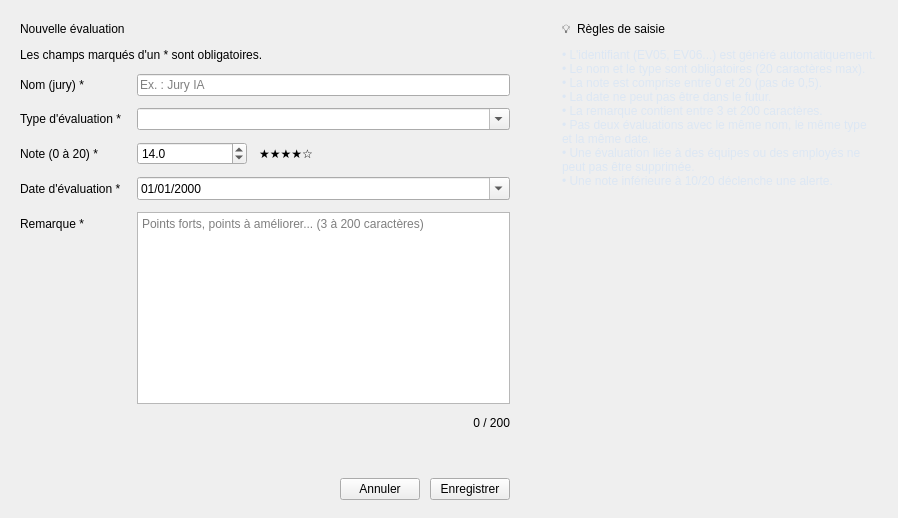
                <widget class="QWidget" name="pageFormulaire">
                 <layout class="QHBoxLayout" name="layoutPageFormulaire" stretch="3,2">
                  <property name="spacing">
                   <number>14</number>
                  </property>
                  <property name="leftMargin">
                   <number>0</number>
                  </property>
                  <property name="topMargin">
                   <number>4</number>
                  </property>
                  <property name="rightMargin">
                   <number>0</number>
                  </property>
                  <property name="bottomMargin">
                   <number>0</number>
                  </property>
                  <item>
                   <widget class="QFrame" name="frameFormulaire">
                    <property name="role" stdset="0">
                     <string>card</string>
                    </property>
                    <layout class="QVBoxLayout" name="layoutFormulaire">
                     <property name="spacing">
                      <number>12</number>
                     </property>
                     <property name="leftMargin">
                      <number>20</number>
                     </property>
                     <property name="topMargin">
                      <number>18</number>
                     </property>
                     <property name="rightMargin">
                      <number>20</number>
                     </property>
                     <property name="bottomMargin">
                      <number>18</number>
                     </property>
                     <item>
                      <widget class="QLabel" name="lblTitreFormulaire">
                       <property name="role" stdset="0">
                        <string>sectionTitle</string>
                       </property>
                       <property name="text">
                        <string>Nouvelle évaluation</string>
                       </property>
                      </widget>
                     </item>
                     <item>
                      <widget class="QLabel" name="lblSousTitreFormulaire">
                       <property name="role" stdset="0">
                        <string>muted</string>
                       </property>
                       <property name="text">
                        <string>Les champs marqués d'un * sont obligatoires.</string>
                       </property>
                      </widget>
                     </item>
                     <item>
                      <layout class="QFormLayout" name="layoutChamps">
                       <property name="labelAlignment">
                        <set>Qt::AlignLeft|Qt::AlignVCenter</set>
                       </property>
                       <property name="horizontalSpacing">
                        <number>16</number>
                       </property>
                       <property name="verticalSpacing">
                        <number>12</number>
                       </property>
                       <item row="0" column="0">
                        <widget class="QLabel" name="lblNom">
                         <property name="role" stdset="0">
                          <string>champ</string>
                         </property>
                         <property name="text">
                          <string>Nom (jury) *</string>
                         </property>
                        </widget>
                       </item>
                       <item row="0" column="1">
                        <widget class="QLineEdit" name="leNom">
                         <property name="maxLength">
                          <number>20</number>
                         </property>
                         <property name="placeholderText">
                          <string>Ex. : Jury IA</string>
                         </property>
                        </widget>
                       </item>
                       <item row="1" column="0">
                        <widget class="QLabel" name="lblType">
                         <property name="role" stdset="0">
                          <string>champ</string>
                         </property>
                         <property name="text">
                          <string>Type d'évaluation *</string>
                         </property>
                        </widget>
                       </item>
                       <item row="1" column="1">
                        <widget class="QComboBox" name="cbType">
                         <property name="editable">
                          <bool>true</bool>
                         </property>
                        </widget>
                       </item>
                       <item row="2" column="0">
                        <widget class="QLabel" name="lblNote">
                         <property name="role" stdset="0">
                          <string>champ</string>
                         </property>
                         <property name="text">
                          <string>Note (0 à 20) *</string>
                         </property>
                        </widget>
                       </item>
                       <item row="2" column="1">
                        <layout class="QHBoxLayout" name="layoutNote">
                         <property name="spacing">
                          <number>12</number>
                         </property>
                         <item>
                          <widget class="QDoubleSpinBox" name="dsbNote">
                           <property name="minimumSize">
                            <size>
                             <width>110</width>
                             <height>0</height>
                            </size>
                           </property>
                           <property name="decimals">
                            <number>1</number>
                           </property>
                           <property name="minimum">
                            <double>0.000000000000000</double>
                           </property>
                           <property name="maximum">
                            <double>20.000000000000000</double>
                           </property>
                           <property name="singleStep">
                            <double>0.500000000000000</double>
                           </property>
                           <property name="value">
                            <double>14.000000000000000</double>
                           </property>
                          </widget>
                         </item>
                         <item>
                          <widget class="QLabel" name="lblEtoilesForm">
                           <property name="role" stdset="0">
                            <string>stars</string>
                           </property>
                           <property name="text">
                            <string>★★★★☆</string>
                           </property>
                          </widget>
                         </item>
                         <item>
                          <spacer name="spacerNote">
                           <property name="orientation">
                            <enum>Qt::Horizontal</enum>
                           </property>
                           <property name="sizeHint" stdset="0">
                            <size>
                             <width>10</width>
                             <height>10</height>
                            </size>
                           </property>
                          </spacer>
                         </item>
                        </layout>
                       </item>
                       <item row="3" column="0">
                        <widget class="QLabel" name="lblDate">
                         <property name="role" stdset="0">
                          <string>champ</string>
                         </property>
                         <property name="text">
                          <string>Date d'évaluation *</string>
                         </property>
                        </widget>
                       </item>
                       <item row="3" column="1">
                        <widget class="QDateEdit" name="deDate">
                         <property name="minimumSize">
                          <size>
                           <width>160</width>
                           <height>0</height>
                          </size>
                         </property>
                         <property name="calendarPopup">
                          <bool>true</bool>
                         </property>
                         <property name="displayFormat">
                          <string>dd/MM/yyyy</string>
                         </property>
                        </widget>
                       </item>
                       <item row="4" column="0">
                        <widget class="QLabel" name="lblRemarque">
                         <property name="role" stdset="0">
                          <string>champ</string>
                         </property>
                         <property name="text">
                          <string>Remarque *</string>
                         </property>
                        </widget>
                       </item>
                       <item row="4" column="1">
                        <widget class="QPlainTextEdit" name="teRemarque">
                         <property name="minimumSize">
                          <size>
                           <width>0</width>
                           <height>100</height>
                          </size>
                         </property>
                         <property name="placeholderText">
                          <string>Points forts, points à améliorer... (3 à 200 caractères)</string>
                         </property>
                        </widget>
                       </item>
                       <item row="5" column="1">
                        <widget class="QLabel" name="lblCompteur">
                         <property name="role" stdset="0">
                          <string>muted</string>
                         </property>
                         <property name="text">
                          <string>0 / 200</string>
                         </property>
                         <property name="alignment">
                          <set>Qt::AlignRight|Qt::AlignVCenter</set>
                         </property>
                        </widget>
                       </item>
                      </layout>
                     </item>
                     <item>
                      <widget class="QLabel" name="lblErreur">
                       <property name="role" stdset="0">
                        <string>erreur</string>
                       </property>
                       <property name="text">
                        <string />
                       </property>
                       <property name="wordWrap">
                        <bool>true</bool>
                       </property>
                      </widget>
                     </item>
                     <item>
                      <spacer name="spacerFormulaire">
                       <property name="orientation">
                        <enum>Qt::Vertical</enum>
                       </property>
                       <property name="sizeHint" stdset="0">
                        <size>
                         <width>10</width>
                         <height>10</height>
                        </size>
                       </property>
                      </spacer>
                     </item>
                     <item>
                      <layout class="QHBoxLayout" name="layoutBoutonsFormulaire">
                       <property name="spacing">
                        <number>10</number>
                       </property>
                       <item>
                        <spacer name="spacerBoutons">
                         <property name="orientation">
                          <enum>Qt::Horizontal</enum>
                         </property>
                         <property name="sizeHint" stdset="0">
                          <size>
                           <width>40</width>
                           <height>10</height>
                          </size>
                         </property>
                        </spacer>
                       </item>
                       <item>
                        <widget class="QPushButton" name="btnAnnuler">
                         <property name="cursor">
                          <cursorShape>PointingHandCursor</cursorShape>
                         </property>
                         <property name="role" stdset="0">
                          <string>secondary</string>
                         </property>
                         <property name="text">
                          <string>Annuler</string>
                         </property>
                        </widget>
                       </item>
                       <item>
                        <widget class="QPushButton" name="btnEnregistrer">
                         <property name="cursor">
                          <cursorShape>PointingHandCursor</cursorShape>
                         </property>
                         <property name="role" stdset="0">
                          <string>primary</string>
                         </property>
                         <property name="text">
                          <string>Enregistrer</string>
                         </property>
                        </widget>
                       </item>
                      </layout>
                     </item>
                    </layout>
                   </widget>
                  </item>
                  <item>
                   <widget class="QFrame" name="frameAide">
                    <property name="role" stdset="0">
                     <string>card</string>
                    </property>
                    <layout class="QVBoxLayout" name="layoutAide">
                     <property name="spacing">
                      <number>12</number>
                     </property>
                     <property name="leftMargin">
                      <number>18</number>
                     </property>
                     <property name="topMargin">
                      <number>18</number>
                     </property>
                     <property name="rightMargin">
                      <number>18</number>
                     </property>
                     <property name="bottomMargin">
                      <number>18</number>
                     </property>
                     <item>
                      <widget class="QLabel" name="lblTitreAide">
                       <property name="role" stdset="0">
                        <string>sectionTitle</string>
                       </property>
                       <property name="text">
                        <string>💡  Règles de saisie</string>
                       </property>
                      </widget>
                     </item>
                     <item>
                      <widget class="QLabel" name="lblAide">
                       <property name="text">
                        <string>• L'identifiant (EV05, EV06...) est généré automatiquement.
• Le nom et le type sont obligatoires (20 caractères max).
• La note est comprise entre 0 et 20 (pas de 0,5).
• La date ne peut pas être dans le futur.
• La remarque contient entre 3 et 200 caractères.
• Pas deux évaluations avec le même nom, le même type et la même date.
• Une évaluation liée à des équipes ou des employés ne peut pas être supprimée.
• Une note inférieure à 10/20 déclenche une alerte.</string>
                       </property>
                       <property name="styleSheet">
                        <string>color: #DCE7F4; font-size: 12px; line-height: 150%;</string>
                       </property>
                       <property name="wordWrap">
                        <bool>true</bool>
                       </property>
                      </widget>
                     </item>
                     <item>
                      <spacer name="spacerAide">
                       <property name="orientation">
                        <enum>Qt::Vertical</enum>
                       </property>
                       <property name="sizeHint" stdset="0">
                        <size>
                         <width>10</width>
                         <height>10</height>
                        </size>
                       </property>
                      </spacer>
                     </item>
                    </layout>
                   </widget>
                  </item>
                 </layout>
                </widget>
